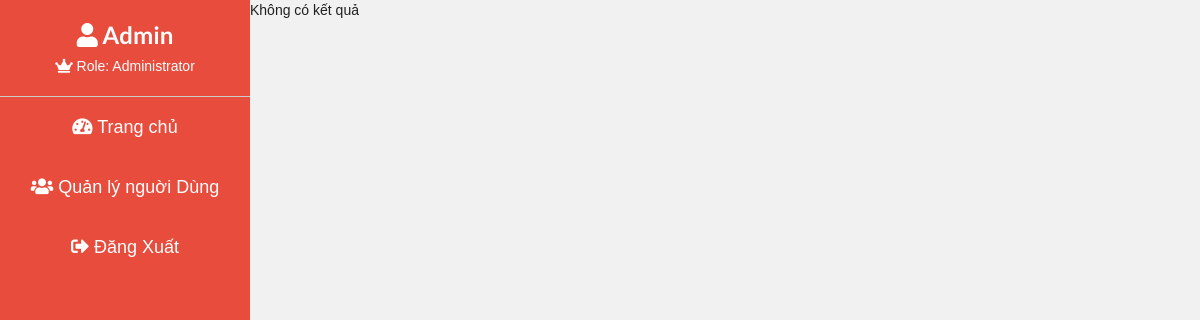
The app's page /ADMIN/manageusers.php, older data.
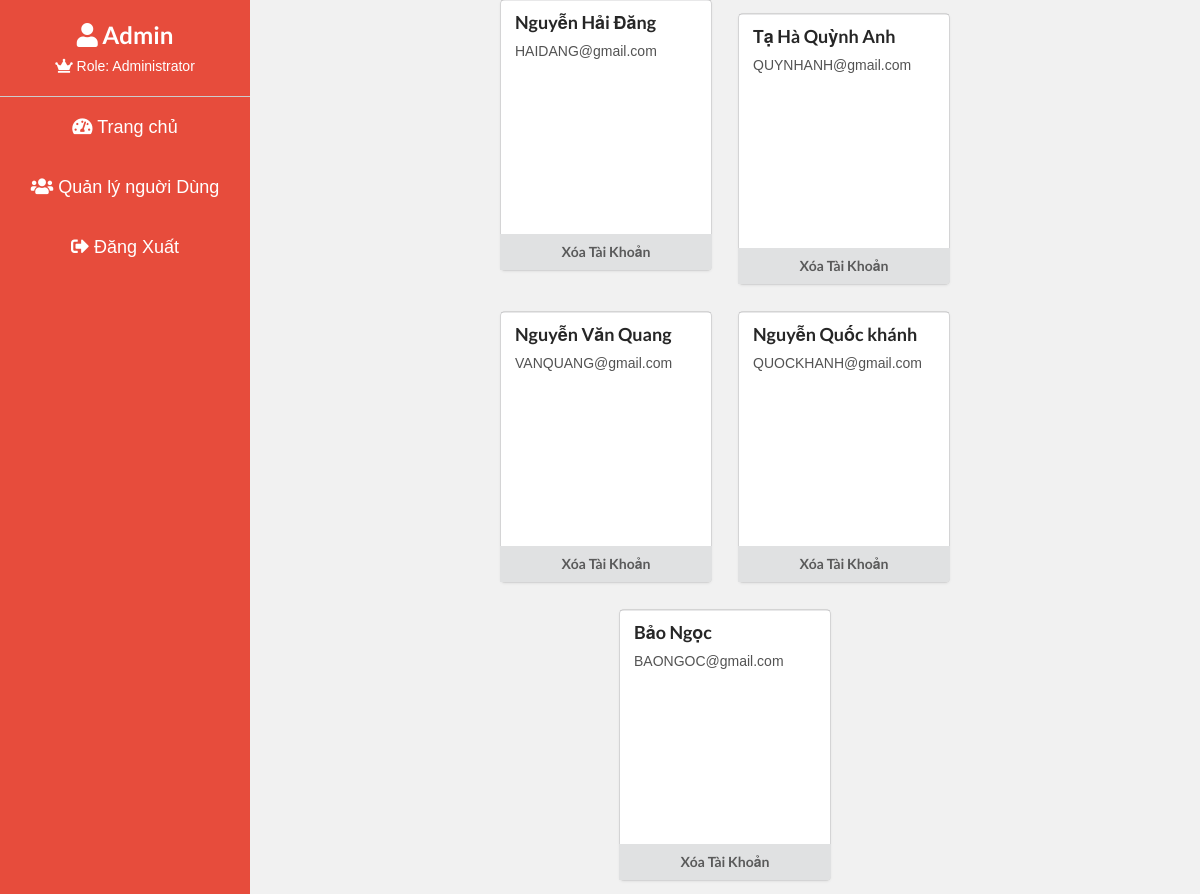
The same page, newer data.
### tables this page shows
CREATE TABLE nguoidung(
  ma_nguoidung bigint(19) NOT NULL AUTO_INCREMENT PRIMARY KEY,
  ten_nguoidung varchar(150), 
  matkhau varchar(150), 
  email varchar(150), 
  gioitinh varchar(15),
  ngaysinh date, 
  avatar varchar(600) DEFAULT 'nguoidung.jpeg',
  anhbia varchar(600) DEFAULT 'anhbia.jpg',
  tieusu varchar(250),
  hoc_tai varchar(250),
  lam_tai varchar(250),
  song_tai varchar(250)
  
);

### ADMIN/manageusers.php (the view, shortened to what this page needs)
<!DOCTYPE html>
<html lang="en">
<head>
    <link rel="stylesheet" href="https://cdnjs.cloudflare.com/ajax/libs/font-awesome/5.15.4/css/all.min.css">
    <link rel="stylesheet" href="https://cdn.jsdelivr.net/npm/semantic-ui/dist/semantic.min.css">
</head>
<body>
    <div class="sidebar">
        <div class="admin-info">
            <h2><i class="fas fa-user"></i> Admin </h2>
            <p><i class="fas fa-crown"></i> Role: Administrator</p>
        </div>
        <a href="index.php"><i class="fas fa-tachometer-alt"></i> Trang chủ </a>
        <a href="#" class="active"><i class="fas fa-users"></i> Quản lý nguời Dùng </a>
        <a href="layoutadmin.php"><i class="fas fa-sign-out-alt"></i> Đăng Xuất </a>
    </div>
    <?php
        $conn = mysqli_connect("localhost", "root", "", "vnisocial");
        $sql = "SELECT ten_nguoidung, email, ma_nguoidung FROM nguoidung";
        $result = $conn->query($sql);
        if ($result->num_rows > 0) {
        echo '<div class="container">';
        while($row = $result->fetch_assoc()) {
            echo '
            <div class="ui card">
                <div class="image">
                    <img src="">
                </div>
                <div class="content">
                    <div class="header">' . $row["ten_nguoidung"] . '</div>
                    <div class="description">' . $row["email"] . '</div>
                </div>
                <div class="ui two bottom attached buttons">
                    <div class="ui button delete-btn" data-user-id="' . $row["ma_nguoidung"] . '">Xóa Tài Khoản</div>
                </div>
            </div>';
        }
        } else {
        echo "Không có kết quả ";
        }
?>
</body>
</html>

### ADMIN/manageusers.php (style rules this page uses)
body { font-family: Arial, sans-serif; margin: 0; padding: 0; background-color: #f1f1f1; display: flex; padding-left: 250px; }
.sidebar { background-color: #e74c3c; color: #fff; width: 250px; height: 100%; position: fixed; top: 0; left: 0; overflow-x: hidden; padding-top: 20px; }
.sidebar a { padding: 10px 0; text-decoration: none; font-size: 18px; color: #fff; display: block; transition: all 0.3s ease; text-align: center; line-height: 40px; }
.admin-info { padding-bottom: 20px; border-bottom: 1px solid #ccc; text-align: center; }
.admin-info h2 { margin-bottom: 5px; }
.admin-info p { margin-top: 5px; font-size: 14px; }
.container { display: flex; justify-content: center; flex-direction: row; flex-wrap: wrap; width: calc(100% - 250px); margin: auto; }
.ui.card { flex: 0 0 30%; margin: 1em; height: 270px; }

Row changes from the older to the newer data that the page shows:
added nguoidung: ten_nguoidung "Nguyễn Hải Đăng", email "HAIDANG@gmail.com"
added nguoidung: ten_nguoidung "Tạ Hà Quỳnh Anh", email "QUYNHANH@gmail.com"
added nguoidung: ten_nguoidung "Nguyễn Văn Quang", email "VANQUANG@gmail.com"
added nguoidung: ten_nguoidung "Nguyễn Quốc khánh", email "QUOCKHANH@gmail.com"
added nguoidung: ten_nguoidung "Bảo Ngọc", email "BAONGOC@gmail.com"
Text that changed along with them:
text no longer shown: "Không có kết quả"
